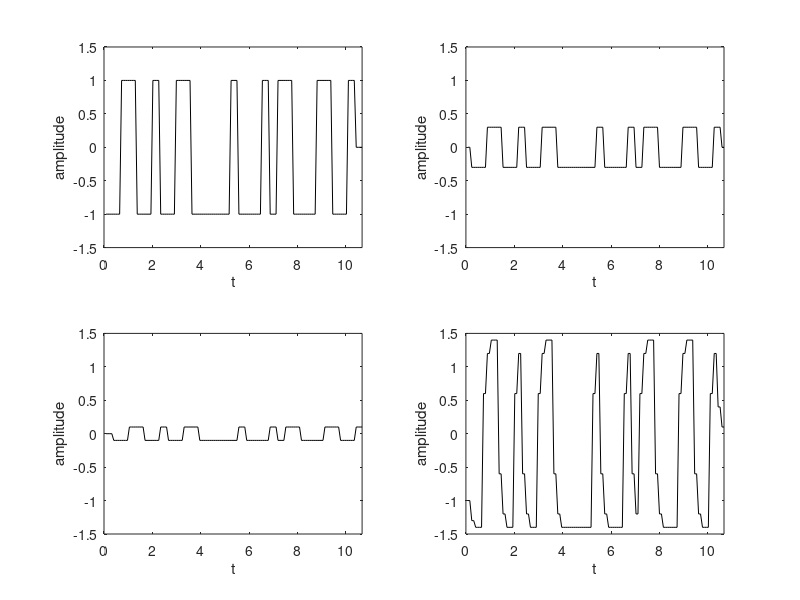
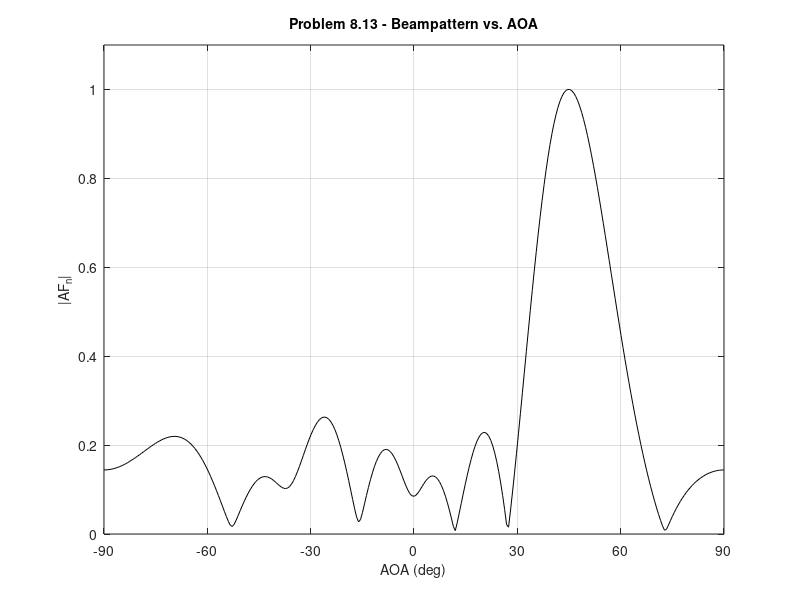

Reproduce these figures in MATLAB, in order.
%%%%%%%%%%%%%%%%%%%%%%%%%%%%%%%%%%%%%%%%%%%%%%%%%%%%%%%%%%%%%%%
%%                                                           %%
%%  ******************************************************   %%
%%  * Smart Antennas for Wireless Applications w/ Matlab *   %%
%%  ******************************************************   %%
%%                                                           %%
%% Chapter 8: Ex 8.10                                        %%
%%                                                           %%
%% Author: Frank Gross                                       %%
%% McGraw-Hill, 2005                                         %%
%% Date:  3/05/2005                                          %%
%%                                                           %%
%% This code produces Figure 8.20, a plot of the beampattern %%
%%     for a N = 8 ULA with d = 0.5, where the weights were  %%
%%     determined using the CM algorithm.                    %%
%%                                                           %%
%% Note: This code contains one way in which multipath       %%
%%       components were created to produce dispersion.      %%
%%       Ex. 8.10a provides another.  This particular case   %%
%%       uses zero padding to represent time delays.         %%
%%%%%%%%%%%%%%%%%%%%%%%%%%%%%%%%%%%%%%%%%%%%%%%%%%%%%%%%%%%%%%%      

%%------------------- Define Variables:----------------------%%
% N - # of elements in array                                  %
% d - element spacing in wavelengths                          %
% K - block length                                            %
% mu - convergence parameter                                  %
% Nchips - number of chips in binary sequence                 %
% nsamples - number of samples per chip                       %
% T - period of binary sequence                               %
% tau - chip period                                           %
% num - total number of bits in sequence                      %
% t - time axis for binary sequence                           %
% b - binary sequence                                         %
% b1 - direct path binary sequence                            %
% b2, b3 - time delayed multipath component of binary seq.    %
% S - desired signal                                          %
% I - interfering signal                                      %
% thetaS - desired user AOA (deg)                             %
% thetaI - interferer AOA (deg)                               %
% vS,v1,v2 - steering vectors of desired user and interferers %
% x - total received signal                                   %
% w - weights of ULA determined using LMS algorithm           %
% y - array output                                            %
% theta - range of AOA's (rad)                                %
% AF - weighted array output                                  %
%%-----------------------------------------------------------%%

%%----- Given Values -----%%

N = 8; d = .5; mu = 0.5; K = 100;

%%----- Create Binary Message Signal and multipath components ------%% 

Nchips = 32; nsamples = 4;

T = 32/3E6; tau = T/Nchips; num = Nchips*nsamples+4; t = (1:num)*T*1E6/num; tt = t(1:num);

btemp = sign(randn(1,Nchips));
b = [];
for i = 1:length(btemp),
	b = [b,btemp(i)*ones(1,nsamples)];
end

b1 = [b 0 0 0 0]; b2 = .3*[0 0 b 0 0]; b3 = .1*[0 0 0 0 b];

%%----- Plot Sequences -----%%

figure(1), subplot(221), plot(tt,b1,'k')
xlabel('t'), ylabel('amplitude')
axis([ 0 max(tt) -1.5 1.5])

subplot(222), plot(tt,b2,'k') 
xlabel('t'), ylabel('amplitude')
axis([ 0 max(tt) -1.5 1.5])

subplot(223), plot(tt,b3,'k')
xlabel('t'), ylabel('amplitude')
axis([ 0 max(tt) -1.5 1.5])

subplot(224), plot(tt,b1+b2+b3,'k')
xlabel('t'), ylabel('amplitude')
axis([ 0 max(tt) -1.5 1.5])

%%----- Desired Signal & Interferer definition-----%%

S = b1; thetaS = 45*pi/180;                        % exp(1j*rand*2*pi) characterizes a random phase shift from ground
I1 = b2*exp(1j*rand*2*pi); theta1 = -30*pi/180;    % reflection in multipath component.
I2 = b3*exp(1j*rand*2*pi); theta2 = 0*pi/180;

%%-----Calculate Array Steering Vectors -----%%

ii = 1:N;
vS = exp(1j*(ii-1)*2*pi*d*sin(thetaS));
v1 = exp(1j*(ii-1)*2*pi*d*sin(theta1));
v2 = exp(1j*(ii-1)*2*pi*d*sin(theta2));

%%----- Determine total received signal -----%%

x = vS.'*S+v1.'*I1+v2.'*I2;

%%----- Determine array weights using CMA -----%%

w = zeros(N,length(S)); w(1,1) = 1;

for k = 1:K
    y(k) = w(:,k)'*x(:,k);
    w(:,k+1) = w(:,k) + mu*conj((1-1/abs(y(k)))*y(k))*x(:,k);    
end

ww = w(:,K); ww = ww/abs(ww(1));

%%----- Plot Results -----%%

theta = -pi/2:.01:pi/2;
AF = zeros(1,length(theta));

for i = 1:N
    AF = AF + ww(i)'*exp(j*(i-1)*2*pi*d*sin(theta));
end

figure(2), plot(theta*180/pi,abs(AF)/max(abs(AF)),'k')
xlabel('\fontsize{14}AOA (deg)'), ylabel('\fontsize{14}|AF_n|')
title('\bf\fontsize{14}Problem 8.13 - Beampattern vs. AOA')
axis([-90 90 0 1.1]), grid on
set(gca,'xtick',[-90 -60 -30 0 30 60 90])
